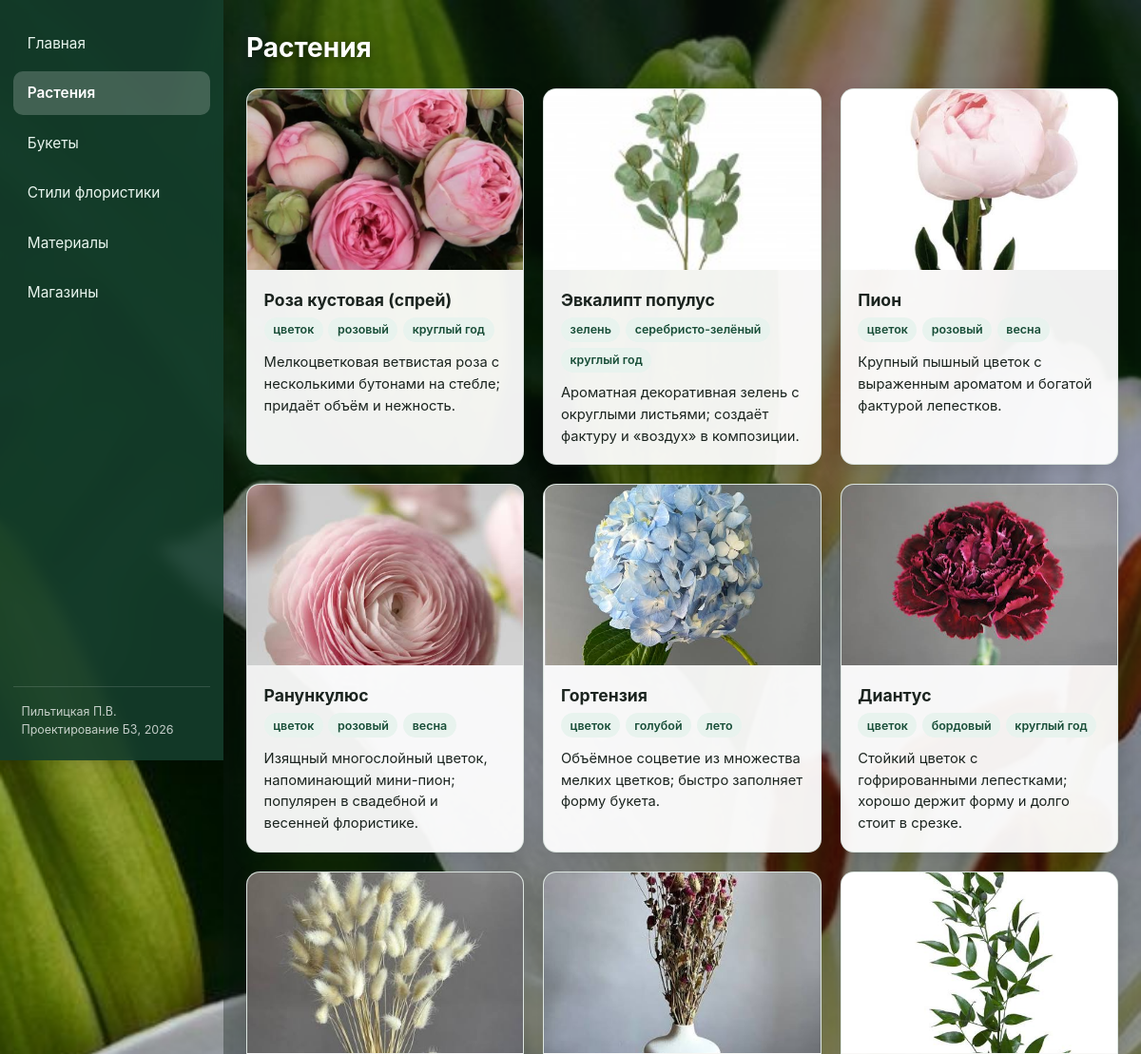
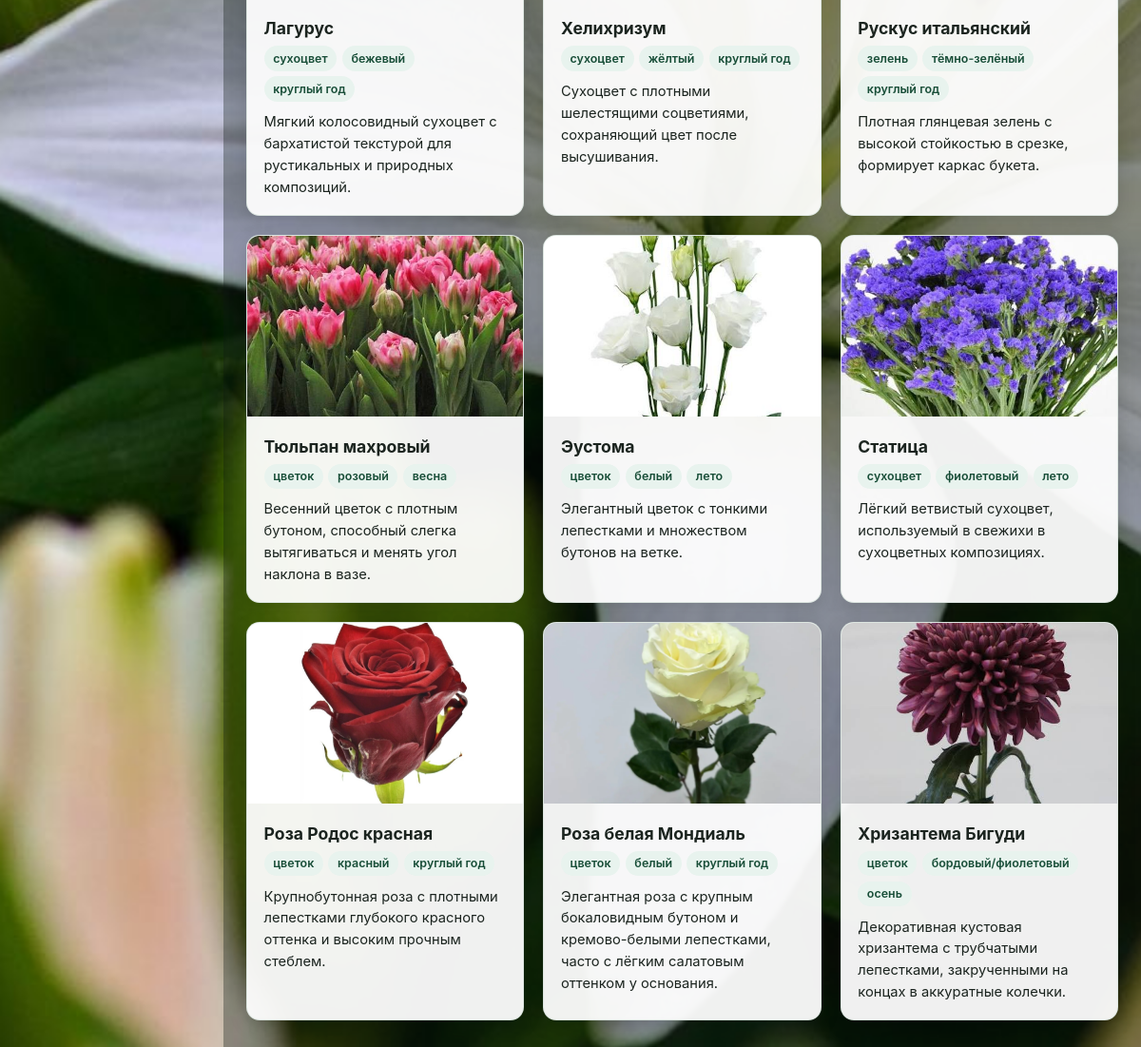
/plants, run on the app's committed database (2 pictures, top to bottom).
### tables this page shows
CREATE TABLE plants (
    plant_id     INTEGER PRIMARY KEY AUTOINCREMENT,
    name_ru      VARCHAR(100) NOT NULL,
    name_latin   VARCHAR(100),
    category     VARCHAR(50),
    color        VARCHAR(50),
    season       VARCHAR(50),
    description  TEXT,
    care_info    TEXT,
    image_url    TEXT
);

### app.py (the view)
@app.route("/plants")
def plants_list():
    conn = get_db()
    try:
        plants = conn.execute("SELECT * FROM plants ORDER BY plant_id ASC").fetchall()
        return render_template("plants.html", plants=plants)
    finally:
        conn.close()

### app.py (called while the page is built)
def ensure_db_ready() -> None:
    need_init = False
    if not DB_PATH.exists():
        need_init = True
    else:
        try:
            conn = sqlite3.connect(DB_PATH)
            count = conn.execute("SELECT COUNT(*) FROM plants").fetchone()[0]
            styles_count = conn.execute("SELECT COUNT(*) FROM styles").fetchone()[0]
            conn.close()
            if count == 0 or styles_count == 0:
                need_init = True
        except Exception:
            need_init = True
    if need_init:
        init_db(DB_PATH)

def get_db() -> sqlite3.Connection:
    ensure_db_ready()
    conn = sqlite3.connect(DB_PATH)
    conn.row_factory = sqlite3.Row
    conn.execute("PRAGMA foreign_keys = ON;")
    return conn

### templates/plants.html (shortened to what this page needs)
{% extends "base.html" %}
{% block content %}
<h1 class="page-heading">Растения</h1>
<div class="grid-cards">
  {% for p in plants %}
  <div class="card">
    <a class="card-link" href="{{ url_for('plant_detail', plant_id=p.plant_id) }}">
      <img src="/{{ p.image_url or 'static/img/placeholder.svg' }}"
           onerror="this.src='{{ url_for('static', filename='img/placeholder.svg') }}'"
           alt="{{ p.name_ru }}">
      <div class="card-body">
        <h2 class="card-title">{{ p.name_ru }}</h2>
        <div class="badges">
          <span class="badge">{{ p.category }}</span>
          <span class="badge">{{ p.color }}</span>
          <span class="badge">{{ p.season }}</span>
        </div>
        <p style="margin:0; font-size:0.92rem;">{{ p.description }}</p>
      </div>
    </a>
  </div>
  {% endfor %}
</div>
{% endblock %}

### templates/base.html (shortened to what this page needs)
<!DOCTYPE html>
<html lang="ru">
<head>
  <link rel="stylesheet" href="{{ url_for('static', filename='css/style.css') }}">
</head>
<body>
  <div class="app-shell">
    <aside class="sidebar">
      <nav class="side-links">
        <a href="{{ url_for('index') }}" class="{% if request.endpoint == 'index' %}active{% endif %}">Главная</a>
        <a href="{{ url_for('plants_list') }}" class="{% if request.endpoint in ('plants_list', 'plant_detail') %}active{% endif %}">Растения</a>
        <a href="{{ url_for('bouquets_list') }}" class="{% if request.endpoint in ('bouquets_list', 'bouquet_detail') %}active{% endif %}">Букеты</a>
        <a href="{{ url_for('styles_list') }}" class="{% if request.endpoint in ('styles_list', 'style_detail') %}active{% endif %}">Стили флористики</a>
        <a href="{{ url_for('materials_list') }}" class="{% if request.endpoint == 'materials_list' %}active{% endif %}">Материалы</a>
        <a href="{{ url_for('shops_list') }}" class="{% if request.endpoint == 'shops_list' %}active{% endif %}">Магазины</a>
      </nav>
      <div class="sidebar-footer">
        Пильтицкая П.В.<br>Проектирование БЗ, 2026
      </div>
    </aside>
    <div class="content-area">
      {% block fullpage_content %}
      <main class="container">
        {% block content %}{% endblock %}
      </main>
      {% endblock %}
    </div>
  </div>
</body>
</html>

### static/css/style.css (style rules this page uses)
:root { --primary: #226a4d; --primary-dark: #184e38; --primary-light: #e8f3ee; --sidebar-w: 235px; --surface: rgba(255, 255, 255, 0.94); --surface-solid: #ffffff; --text: #1b241f; --muted: #5c6b63; --border: rgba(215, 226, 220, 0.85); --radius: 14px; }
* { box-sizing: border-box; }
html, body, button, input, select, textarea, th, td, a, h1, h2, h3, h4, p, span, div, li { font-family: "Inter", -apple-system, BlinkMacSystemFont, Arial, sans-serif; }
body { margin: 0; color: var(--text); line-height: 1.55; background: url("/static/img/hero_lily.jpg") center center / cover fixed no-repeat; }
.app-shell { display: flex; min-height: 100vh; }
.sidebar { width: var(--sidebar-w); flex-shrink: 0; background: rgba(20, 61, 44, 0.9); backdrop-filter: blur(8px); color: #fff; display: flex; flex-direction: column; padding: 1.4rem 0.9rem; position: sticky; top: 0; height: 100vh; overflow-y: auto; box-shadow: 2px 0 14px rgba(0,0,0,0.18); z-index: 20; }
.side-links { display: flex; flex-direction: column; gap: 0.4rem; }
.side-links a { color: #e8f5ee; text-decoration: none; padding: 0.7rem 0.9rem; border-radius: 10px; font-size: 0.96rem; transition: background 0.15s, color 0.15s; }
.side-links a:hover, .side-links a.active { background: rgba(255, 255, 255, 0.2); color: #fff; font-weight: 600; }
.sidebar-footer { margin-top: auto; padding-top: 1rem; border-top: 1px solid rgba(255, 255, 255, 0.14); font-size: 0.78rem; color: rgba(255, 255, 255, 0.75); padding-left: 0.5rem; }
.content-area { flex: 1; min-width: 0; position: relative; background: rgba(12, 24, 18, 0.34); display: flex; flex-direction: column; }
.container { max-width: 1140px; width: 100%; margin: 1.8rem auto 2.8rem; padding: 0 1.5rem; }
.page-heading { margin: 0 0 1.3rem; color: #ffffff; font-size: 1.75rem; font-weight: 700; text-shadow: 0 2px 10px rgba(0, 0, 0, 0.45); }
.grid-cards { display: grid; grid-template-columns: repeat(auto-fill, minmax(275px, 1fr)); gap: 1.25rem; }
.card { background: var(--surface); border: 1px solid var(--border); border-radius: var(--radius); overflow: hidden; display: flex; flex-direction: column; box-shadow: 0 6px 20px rgba(0, 0, 0, 0.14); }
.card-link { text-decoration: none; color: inherit; display: flex; flex-direction: column; height: 100%; transition: transform 0.16s ease, box-shadow 0.16s ease; }
.card img { width: 100%; height: 190px; object-fit: cover; background: var(--primary-light); }
.card-body { padding: 1.1rem; flex: 1; display: flex; flex-direction: column; }
.card-title { margin: 0 0 0.3rem; font-size: 1.1rem; font-weight: 700; color: var(--text); }
.badges { display: flex; flex-wrap: wrap; gap: 0.35rem; margin-bottom: 0.65rem; }
.badge { background: var(--primary-light); color: var(--primary-dark); padding: 0.22rem 0.6rem; border-radius: 999px; font-size: 0.78rem; font-weight: 600; }

### data on the page
plants: image_url (picture), name_ru "Роза кустовая (спрей)", category "цветок", color "розовый", season "круглый год", description "Мелкоцветковая ветвистая роза с несколькими бутонами на стебле; придаёт объём и нежность."
plants: image_url (picture), name_ru "Эвкалипт популус", category "зелень", color "серебристо-зелёный", season "круглый год", description "Ароматная декоративная зелень с округлыми листьями; создаёт фактуру и «воздух» в композиции."
plants: image_url (picture), name_ru "Пион", category "цветок", color "розовый", season "весна", description "Крупный пышный цветок с выраженным ароматом и богатой фактурой лепестков."
plants: image_url (picture), name_ru "Ранункулюс", category "цветок", color "розовый", season "весна", description "Изящный многослойный цветок, напоминающий мини-пион; популярен в свадебной и весенней флористике."
plants: image_url (picture), name_ru "Гортензия", category "цветок", color "голубой", season "лето", description "Объёмное соцветие из множества мелких цветков; быстро заполняет форму букета."
plants: image_url (picture), name_ru "Диантус", category "цветок", color "бордовый", season "круглый год", description "Стойкий цветок с гофрированными лепестками; хорошо держит форму и долго стоит в срезке."
plants: image_url (picture), name_ru "Лагурус", category "сухоцвет", color "бежевый", season "круглый год", description "Мягкий колосовидный сухоцвет с бархатистой текстурой для рустикальных и природных композиций."
plants: image_url (picture), name_ru "Хелихризум", category "сухоцвет", color "жёлтый", season "круглый год", description "Сухоцвет с плотными шелестящими соцветиями, сохраняющий цвет после высушивания."
plants: image_url (picture), name_ru "Рускус итальянский", category "зелень", color "тёмно-зелёный", season "круглый год", description "Плотная глянцевая зелень с высокой стойкостью в срезке, формирует каркас букета."
plants: image_url (picture), name_ru "Тюльпан махровый", category "цветок", color "розовый", season "весна", description "Весенний цветок с плотным бутоном, способный слегка вытягиваться и менять угол наклона в вазе."
plants: image_url (picture), name_ru "Эустома", category "цветок", color "белый", season "лето", description "Элегантный цветок с тонкими лепестками и множеством бутонов на ветке."
plants: image_url (picture), name_ru "Статица", category "сухоцвет", color "фиолетовый", season "лето", description "Лёгкий ветвистый сухоцвет, используемый в свежихи в сухоцветных композициях."
plants: image_url (picture), name_ru "Роза Родос красная", category "цветок", color "красный", season "круглый год", description "Крупнобутонная роза с плотными лепестками глубокого красного оттенка и высоким прочным стеблем."
plants: image_url (picture), name_ru "Роза белая Мондиаль", category "цветок", color "белый", season "круглый год", description "Элегантная роза с крупным бокаловидным бутоном и кремово-белыми лепестками, часто с лёгким салатовым оттенком у основания."
plants: image_url (picture), name_ru "Хризантема Бигуди", category "цветок", color "бордовый/фиолетовый", season "осень", description "Декоративная кустовая хризантема с трубчатыми лепестками, закрученными на концах в аккуратные колечки."
